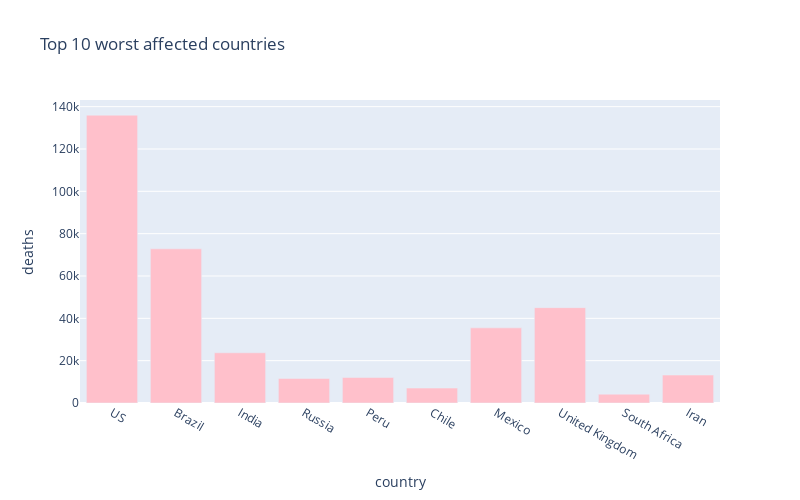

Notebook cell for this chart:
### Markdown cell above
# 10 worst hit countries - Death cases

### Code cell
px.bar(
    sorted_country_df.head(10),
    x = "country",
    y = "deaths",
    title= "Top 10 worst affected countries", # the axis names
    color_discrete_sequence=["pink"], 
    height=500,
    width=800
)

### Figure 1 — Plotly figure (JSON) as saved in the notebook; plotly's stock layout.template omitted (floating-point values rounded to 4 significant figures)
{"data": [{"alignmentgroup": "True", "hovertemplate": "country=%{x}<br>deaths=%{y}<extra></extra>", "legendgroup": "", "marker": {"color": "pink"}, "name": "", "offsetgroup": "", "orientation": "v", "showlegend": false, "textposition": "auto", "type": "bar", "x": ["US", "Brazil", "India", "Russia", "Peru", "Chile", "Mexico", "United Kingdom", "South Africa", "Iran"], "xaxis": "x", "y": [135984, 72833, 23727, 11597, 12054, 7069, 35491, 45053, 4172, 13211], "yaxis": "y"}], "layout": {"barmode": "relative", "height": 500, "legend": {"tracegroupgap": 0}, "title": {"text": "Top 10 worst affected countries"}, "width": 800, "xaxis": {"anchor": "y", "domain": [0, 1], "title": {"text": "country"}}, "yaxis": {"anchor": "x", "domain": [0, 1], "title": {"text": "deaths"}}}}
